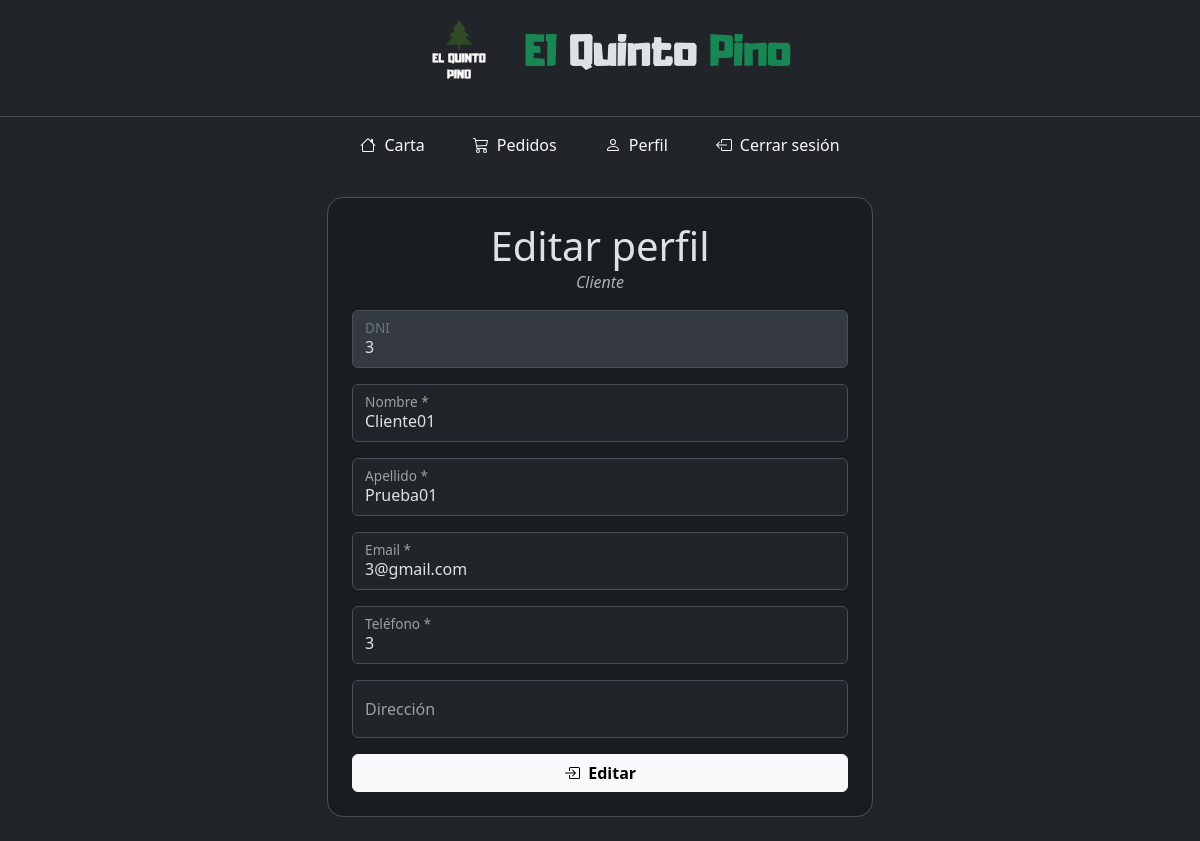
Page /cliente/perfil.php (signed in) on the earlier database version.
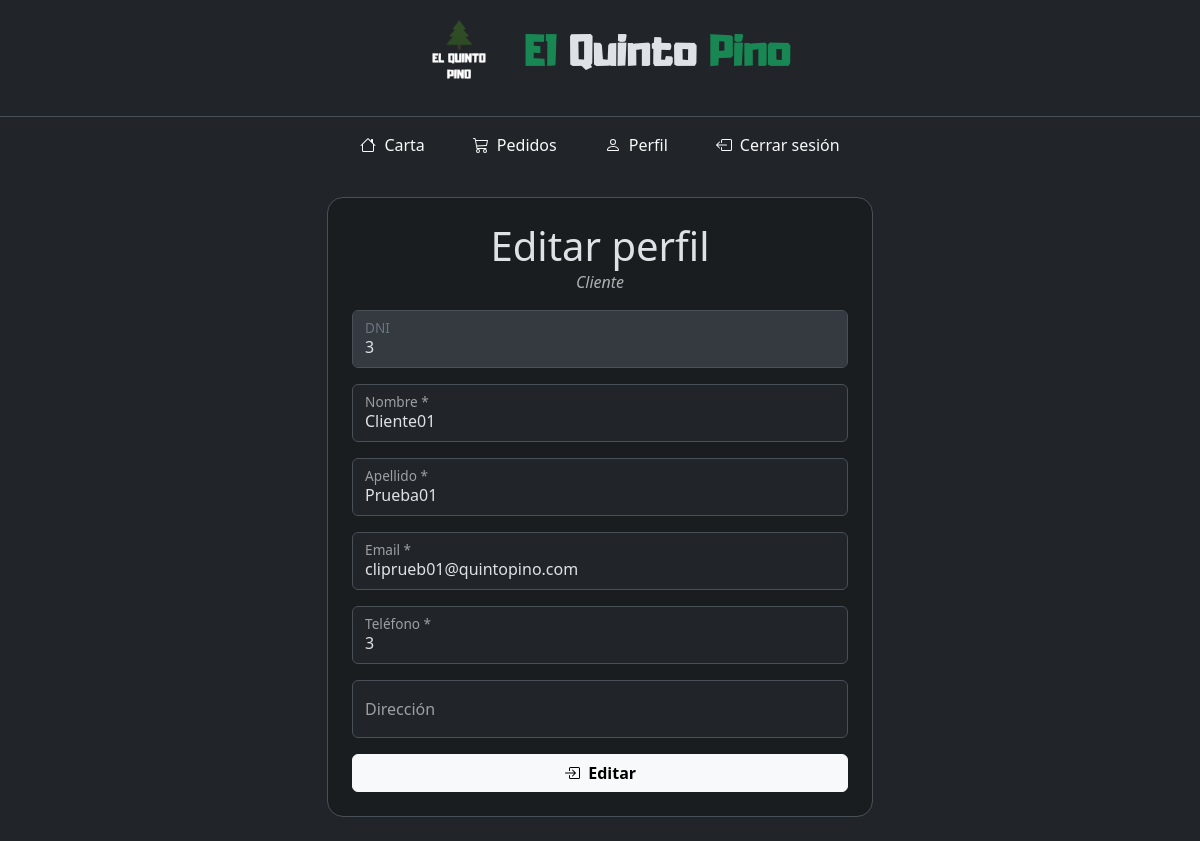
Same page on the later database version.
### tables this page shows
CREATE TABLE `usuario` (
  `dni` varchar(255) NOT NULL,
  `password` varchar(255) NOT NULL,
  `nombre` varchar(255) NOT NULL,
  `apellido` varchar(255) NOT NULL,
  `rol` int(11) NOT NULL COMMENT '0- normal\r\n1- camarero\r\n2- encargado',
  `email` varchar(255) NOT NULL,
  `telefono` varchar(255) NOT NULL,
  `direccion` varchar(255) DEFAULT NULL,
  `estado` tinyint(1) NOT NULL COMMENT '0- desbloqueado 1- bloqueado'
);

### cliente/perfil.php (the view, shortened to what this page needs)
<?php
include("../components/conexion.php");
?>
<!DOCTYPE html>
<html lang="es" data-bs-theme="dark">
<head>
    <link rel="stylesheet" href="../bootstrap/css/bootstrap.min.css" />
    <link rel="stylesheet" href="../styles.css" />
</head>
<body>
    <div class="container-fluid min-vh-100 d-flex flex-column">
        <?php
        include("../components/header.php");
        include("navbar.php");
        $dni = $_SESSION["dni"];
        $consulta = "SELECT * FROM usuario WHERE dni = '$dni'";
        $result = mysqli_query($conn, $consulta);
        $row = mysqli_fetch_array($result);
        ?>
        <main class="container my-4 flex-grow-1">
            <div class="row justify-content-center">
                <div class="col-12 col-md-10 col-lg-8 col-xl-6">
                    <section class="bg-dark-subtle border rounded-4 p-3 p-sm-4">
                        <header class="d-flex justify-content-between align-items-center">
                            <h2 class="display-6 m-0 text-center flex-grow-1">Editar perfil</h2>
                        </header>
                        <?php
                        if ($row["rol"] == 2) {
                            echo '<p class="text-muted text-center mb-3"><i>Encargado</i></p>';
                        } else if ($row["rol"] == 1) {
                            echo '<p class="text-muted text-center mb-3"><i>Camarero</i></p>';
                        } else {
                            echo '<p class="text-muted text-center mb-3"><i>Cliente</i></p>';
                        }
                        ?>
                        <div class="row justify-content-center">
                            <form action="editarPerfil.php" method="post" class="col-12">
                                <div class="form-floating mb-3">
                                    <input type="text" class="form-control" id="dni" name="dni" placeholder="dni" value="<?php echo $row["dni"] ?>" disabled required />
                                    <label for="dni">DNI</label>
                                </div>
                                <div class="form-floating mb-3">
                                    <input type="text" class="form-control" id="nombre" name="nombre" placeholder="Nombre" value="<?php echo $row["nombre"] ?>" required />
                                    <label for="nombre">Nombre *</label>
                                </div>
                                <div class="form-floating mb-3">
                                    <input type="text" class="form-control" id="apellido" name="apellido" placeholder="apellido" value="<?php echo $row["apellido"] ?>" required />
                                    <label for="apellido">Apellido *</label>
                                </div>
                                <div class="form-floating mb-3">
                                    <input type="email" class="form-control" id="email" name="email" placeholder="email" value="<?php echo $row["email"] ?>" required />
                                    <label for="email">Email *</label>
                                </div>
                                <div class="form-floating mb-3">
                                    <input type="text" class="form-control" id="telefono" name="telefono" placeholder="telefono" value="<?php echo $row["telefono"] ?>" required />
                                    <label for="telefono">Teléfono *</label>
                                </div>
                                <div class="form-floating mb-3">
                                    <input type="text" class="form-control" id="direccion" name="direccion" placeholder="direccion" value="<?php echo $row["direccion"] ?>" />
                                    <label for="direccion">Dirección</label>
                                </div>
                                <div class="d-grid ">
                                    <button type="submit" class="btn btn-light fw-bold lead d-flex align-items-center justify-content-center">
                                        &nbsp; Editar</button>
                                </div>
                            </form>
                        </div>
                    </section>
                </div>
            </div>
        </main>
    </div>
</body>
</html>

Differences in the rows shown:
changed usuario "Cliente01": email "3@gmail.com" → "cliprueb01@quintopino.com"
